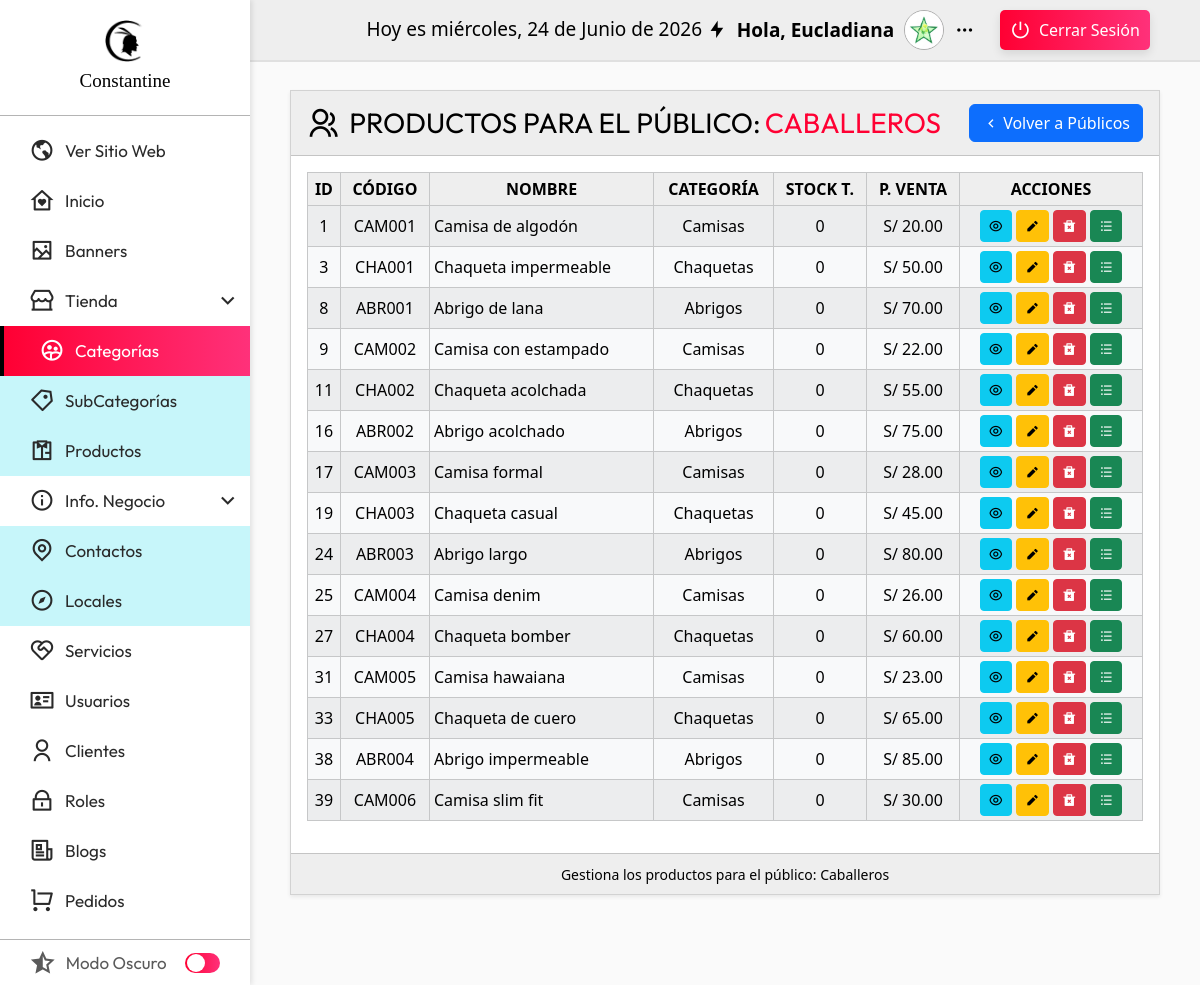
The page /admin/seccion/publicos/productos.php?txtID=1 (signed in) on the database its author committed.
### tables this page shows
CREATE TABLE publico (
    id_publico INT(4) PRIMARY KEY AUTO_INCREMENT NOT NULL,
    nombre_publico VARCHAR(50) NOT NULL,
    descripcion VARCHAR(50) NOT NULL,
    fecha_creacion DATETIME DEFAULT CURRENT_TIMESTAMP
);

CREATE TABLE productos (
    id_producto INT AUTO_INCREMENT PRIMARY KEY,
    codigo_producto VARCHAR(6) NOT NULL,
    nombre_producto VARCHAR(30) NOT NULL,
    descripcion TEXT,
    imagen VARCHAR(255),
    precio_venta DECIMAL(10, 2) NOT NULL,   
    stock_total INT NOT NULL DEFAULT 0,     
    id_categoria INT,
    id_publico INT,
    fecha_creacion DATETIME DEFAULT CURRENT_TIMESTAMP,
    fecha_actualizacion DATETIME DEFAULT CURRENT_TIMESTAMP ON UPDATE CURRENT_TIMESTAMP,
    FOREIGN KEY (id_categoria) REFERENCES categorias(id_categoria) ON DELETE SET NULL,
    FOREIGN KEY (id_publico) REFERENCES publico(id_publico) ON DELETE SET NULL
);

CREATE TABLE categorias(
    id_categoria INT(4) PRIMARY KEY AUTO_INCREMENT NOT NULL,
    nombre_categoria VARCHAR(30) NOT NULL,
    imagen VARCHAR(255),
    ubicacion VARCHAR(30) NOT NULL,
    fecha_creacion DATETIME DEFAULT CURRENT_TIMESTAMP,
    fecha_actualizacion DATETIME DEFAULT CURRENT_TIMESTAMP ON UPDATE CURRENT_TIMESTAMP
);

### admin/seccion/publicos/productos.php (the view, shortened to what this page needs)
<?php
include("../inicio/conexion.php");
$publicoID = isset($_GET['txtID']) ? $_GET['txtID'] : 0;
$sentencia = $conexion->prepare("
    SELECT
        p.*,
        c.nombre_categoria,
        pub.nombre_publico
    FROM productos p
    LEFT JOIN categorias c ON p.id_categoria = c.id_categoria
    LEFT JOIN publico pub ON p.id_publico = pub.id_publico
    WHERE p.id_publico = :publicoID
");
$sentencia->bindParam(':publicoID', $publicoID, PDO::PARAM_INT);
$sentencia->execute();
$datosProductos = $sentencia->fetchAll(PDO::FETCH_ASSOC);
$listaProductos = [];
foreach ($datosProductos as $fila) {
    $idProducto = $fila['id_producto'];
    if (!isset($listaProductos[$idProducto])) {
        $listaProductos[$idProducto] = [
            'id_producto' => $fila['id_producto'],
            'codigo_producto' => htmlspecialchars($fila['codigo_producto'], ENT_QUOTES, 'UTF-8'),
            'nombre_producto' => htmlspecialchars($fila['nombre_producto'], ENT_QUOTES, 'UTF-8'),
            'descripcion' => htmlspecialchars($fila['descripcion'], ENT_QUOTES, 'UTF-8'),
            'imagen' => htmlspecialchars($fila['imagen'], ENT_QUOTES, 'UTF-8'),
            'precio_venta' => $fila['precio_venta'],
            'stock_total' => $fila['stock_total'],
            'nombre_categoria' => htmlspecialchars($fila['nombre_categoria'], ENT_QUOTES, 'UTF-8'),
            'nombre_publico' => htmlspecialchars($fila['nombre_publico'], ENT_QUOTES, 'UTF-8'),
            'fecha_creacion' => $fila['fecha_creacion'],
            'fecha_actualizacion' => $fila['fecha_actualizacion']
        ];
    }
}
$listaProductos = array_values($listaProductos);
include("../../templates/header_admin.php");
?>
<div class="card shadow-sm rounded-0">
    <div class="card-header d-flex justify-content-between align-items-center rounded-0" style="color: var(--color_texto); background-color: var(--color_barra_superior);">
        <span class="titulo_categoria d-flex align-items-center gap-1 flex-wrap">
            <i class="ri-group-line"></i>
            Productos para el Público: <span class="text_red"><?php echo htmlspecialchars($listaProductos[0]['nombre_publico'], ENT_QUOTES, 'UTF-8'); ?></span>
        </span>
        <a name="atras" id="atras" class="btn btn-primary d-flex align-items-center gap-1" href="publico.php" role="button">
            <i class="ri-arrow-left-s-line"></i> Volver a Públicos
        </a>
    </div>
    <div class="card-body" style="color: var(--color_texto); background-color: var(--color_barra_lateral);">
        <div class="table-responsive">
            <table class="table table-sm table-light table-bordered table-hover align-middle table-striped display nowrap" cellspacing="0">
                <thead>
                    <tr>
                        <th class="w-10 text-center">ID</th>
                        <th class="w-15 text-center">Código</th>
                        <th class="w-20 text-center">Nombre</th>
                        <th class="w-15 text-center">Categoría</th>
                        <th class="w-10 text-center">Stock T.</th>
                        <th class="w-10 text-center">P. Venta</th>
                        <th class="w-20 text-center">Acciones</th>
                    </tr>
                </thead>
                <tbody>
                    <?php foreach($listaProductos as $producto) { ?>
                        <tr class="align-middle">
                            <td scope="row" class="text-center"><?php echo $producto['id_producto']; ?></td>
                            <td class="text-center"><?php echo $producto['codigo_producto']; ?></td>
                            <td><?php echo $producto['nombre_producto']; ?></td>
                            <td class="text-center"><?php echo $producto['nombre_categoria']; ?></td>
                            <td class="text-center"><?php echo $producto['stock_total']; ?></td>
                            <td class="text-center">S/ <?php echo $producto['precio_venta']; ?></td>
                            <td class="align-middle text-center">
                                <button class="btn btn-info btn-sm" data-bs-toggle="modal" data-bs-target="#modalVerProducto<?php echo $producto['id_producto']; ?>">
                                    <i class="ri-eye-line"></i>
                                </button>
                                <a class="btn btn-warning btn-sm" href="editar.php?txtID=<?php echo $producto['id_producto']; ?>" role="button">
                                    <i class="ri-pencil-fill"></i>
                                </a>
                                <button class="btn btn-danger btn-sm" onclick="confirmDelete(<?php echo $producto['id_producto']; ?>)">
                                    <i class="ri-delete-bin-2-fill"></i>
                                </button>
                                <a class="btn btn-success btn-sm" href="../productos/variantes.php?txtID=<?php echo $producto['id_producto']; ?>" role="button">
                                    <i class="ri-list-unordered"></i>
                                </a>
                            </td>
                        </tr>
                    <?php } ?>
                </tbody>
            </table>
        </div>
    </div>
    <div class="card-footer text-center rounded-0" style="color: var(--color_texto); background-color: var(--color_barra_superior);">
        <small>Gestiona los productos para el público: <?php echo htmlspecialchars($listaProductos[0]['nombre_publico'], ENT_QUOTES, 'UTF-8'); ?></small>
    </div>
</div>
<?php include("../../templates/footer_admin.php"); ?>

### admin/css/header.css (style rules this page uses)
:root { --nav_font: 'Outfit','Segoe UI', Tahoma, Geneva, Verdana, sans-serif; --titulo_font: "Outfit", sans-serif; --logo_font: "BankGothic"; --color_primario: #000000; --color_secundario: #FF0033; --color_blanco: #ffebeb; --titulo_cuerpo: 30px; --subtitulo_cuerpo: 20px; --parrafo_cuerpo: 15px; --titulo_lista: 23px; --color_barra_lateral:rgb(255,255,255); --color_barra_superior:rgb(238,238,238); --color_texto: rgb(0,0,0); --color_texto_menu:rgb(42, 42, 42); --color_menu_hover:rgb(238,238,238); --color_menu_hover_texto:rgb(0,0,0); --color_submenu_bg: #c7f6fa; --color_boton: #FF0033; --color_boton_hover: rgb(0,0,0); --color_boton_texto:rgb(255,255,255); --color_hover_modulo: linear-gradient(to left, #FF317A, var(--color_secundario)); --color_linea:rgb(180,180,180); --color_switch_base :rgb(201,202,206); --color_switch_circulo:rgb(148, 148, 148); --color_scroll:rgb(192,192,192); --color_scroll_hover:rgb(134,134,134); --color_main_bg: rgb(250, 250, 250); --color_main_text: rgb(0, 0, 0); }
* { margin: 0; padding: 0; box-sizing: border-box; }
body { height: 100vh; width: 100%; }
.text_red { color: var(--color_secundario); }
.titulo_categoria { font-family: var(--titulo_font); font-size: 28px; text-transform: uppercase; }
.titulo_categoria i { font-size: 2rem; margin-right: 5px; }
.table thead tr { background: var(--color_barra_superior); }
.table thead th { background: transparent; text-transform: uppercase; }

### rows shown on the page
publico: nombre_publico "CABALLEROS", nombre_publico "Caballeros"
productos: id_producto "1", codigo_producto "CAM001", nombre_producto "Camisa de algodón", id_categoria.nombre_categoria "Camisas", stock_total "0", precio_venta "20.00"
productos: id_producto "3", codigo_producto "CHA001", nombre_producto "Chaqueta impermeable", id_categoria.nombre_categoria "Chaquetas", stock_total "0", precio_venta "50.00"
productos: id_producto "8", codigo_producto "ABR001", nombre_producto "Abrigo de lana", id_categoria.nombre_categoria "Abrigos", stock_total "0", precio_venta "70.00"
productos: id_producto "9", codigo_producto "CAM002", nombre_producto "Camisa con estampado", id_categoria.nombre_categoria "Camisas", stock_total "0", precio_venta "22.00"
productos: id_producto "11", codigo_producto "CHA002", nombre_producto "Chaqueta acolchada", id_categoria.nombre_categoria "Chaquetas", stock_total "0", precio_venta "55.00"
productos: id_producto "16", codigo_producto "ABR002", nombre_producto "Abrigo acolchado", id_categoria.nombre_categoria "Abrigos", stock_total "0", precio_venta "75.00"
productos: id_producto "17", codigo_producto "CAM003", nombre_producto "Camisa formal", id_categoria.nombre_categoria "Camisas", stock_total "0", precio_venta "28.00"
productos: id_producto "19", codigo_producto "CHA003", nombre_producto "Chaqueta casual", id_categoria.nombre_categoria "Chaquetas", stock_total "0", precio_venta "45.00"
productos: id_producto "24", codigo_producto "ABR003", nombre_producto "Abrigo largo", id_categoria.nombre_categoria "Abrigos", stock_total "0", precio_venta "80.00"
productos: id_producto "25", codigo_producto "CAM004", nombre_producto "Camisa denim", id_categoria.nombre_categoria "Camisas", stock_total "0", precio_venta "26.00"
productos: id_producto "27", codigo_producto "CHA004", nombre_producto "Chaqueta bomber", id_categoria.nombre_categoria "Chaquetas", stock_total "0", precio_venta "60.00"
productos: id_producto "31", codigo_producto "CAM005", nombre_producto "Camisa hawaiana", id_categoria.nombre_categoria "Camisas", stock_total "0", precio_venta "23.00"
productos: id_producto "33", codigo_producto "CHA005", nombre_producto "Chaqueta de cuero", id_categoria.nombre_categoria "Chaquetas", stock_total "0", precio_venta "65.00"
productos: id_producto "38", codigo_producto "ABR004", nombre_producto "Abrigo impermeable", id_categoria.nombre_categoria "Abrigos", stock_total "0", precio_venta "85.00"
productos: id_producto "39", codigo_producto "CAM006", nombre_producto "Camisa slim fit", id_categoria.nombre_categoria "Camisas", stock_total "0", precio_venta "30.00"

### other values the page prints
fechaC() "Hoy es miércoles, 24 de Junio de 2026"
$_SESSION['nombres'] "Eucladiana"
